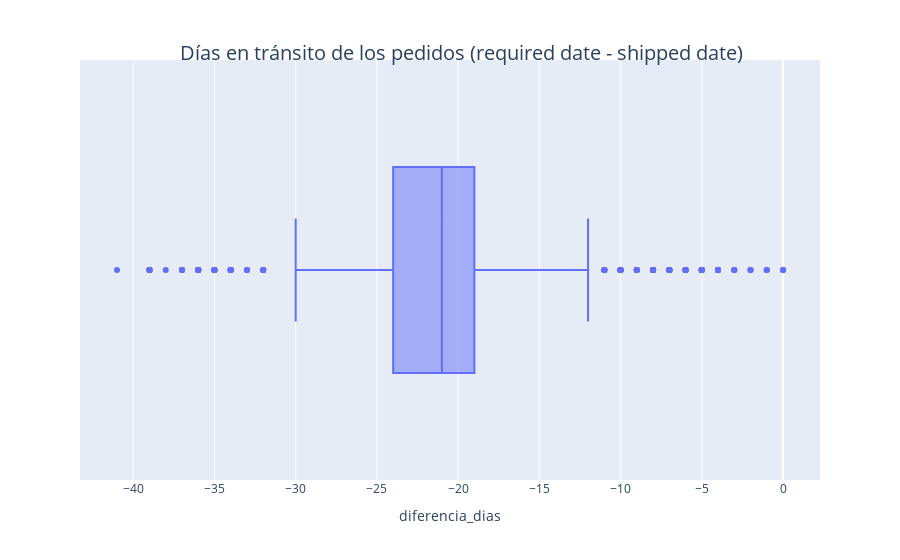

The cell this chart's notebook holds for it:
### Code cell
fig = px.box(df_pedidos_clientes_llegan_a_tiempo, x = 'diferencia_dias',labels = {'Diferencia de dias':'Diferencia de dias'})
fig.update_layout(title = dict(text = "Días en tránsito de los pedidos (required date - shipped date)", font = dict(size = 20), automargin = True, yref = 'paper', x = 0.2,y = 1))

fig.show()

# se determina una mediana en 8 días, y los rangos son para el primer de 5, y para el tercero de 12. Hay 3 outliers en 28, 30 y 31 días.

### Figure 1 — Plotly figure (JSON) as saved in the notebook; plotly's stock layout.template omitted (floating-point values rounded to 4 significant figures; data arrays with more than 128 entries replaced by an {"elided": "..."} marker saying what was removed)
{"data": [{"alignmentgroup": "True", "hovertemplate": "diferencia_dias=%{x}<extra></extra>", "legendgroup": "", "marker": {"color": "#636efa"}, "name": "", "notched": false, "offsetgroup": "", "orientation": "h", "showlegend": false, "type": "box", "x": {"elided": "772 int values"}, "x0": " ", "xaxis": "x", "y0": " ", "yaxis": "y"}], "layout": {"boxmode": "group", "legend": {"tracegroupgap": 0}, "margin": {"t": 60}, "title": {"automargin": true, "font": {"size": 20}, "text": "Días en tránsito de los pedidos (required date - shipped date)", "x": 0.2, "y": 1, "yref": "paper"}, "xaxis": {"anchor": "y", "domain": [0, 1], "title": {"text": "diferencia_dias"}}, "yaxis": {"anchor": "x", "domain": [0, 1]}}}
